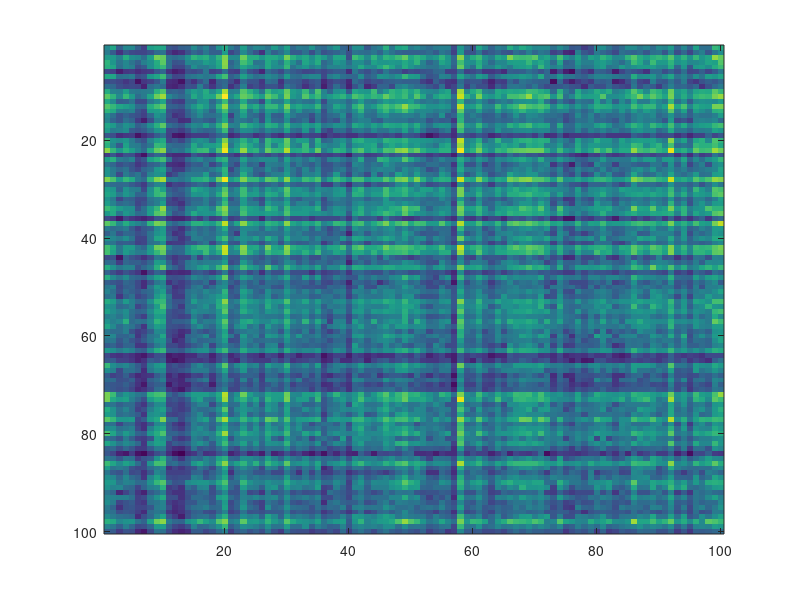

This figure's MATLAB source: (Note: this script raises an error after producing the figure.)
clear; close all; clc;

% 行列のサイズ
I = 100; % Xの行数
J = 100; % Xの列数
K = 10; % 基底数

% パラメータ
nItr = 1000; % 更新式の反復回数

% 非負観測行列の生成
trueW = rand(I, K); % 非負乱数（開区間(0, 1)）
trueH = rand(K, J); % 非負乱数（開区間(0, 1)）
X = trueW * trueH; % ランクKの非負観測行列

% Xの表示
figure; imagesc(X);

[W_EU, H_EU] = NMF(X, K, "convergenceCurve",true,"nItr",nItr,"typeCostFunction","KL");

% 近似された観測行列の表示
Xhat_EU = W_EU*H_EU;
figure; imagesc(Xhat_EU);